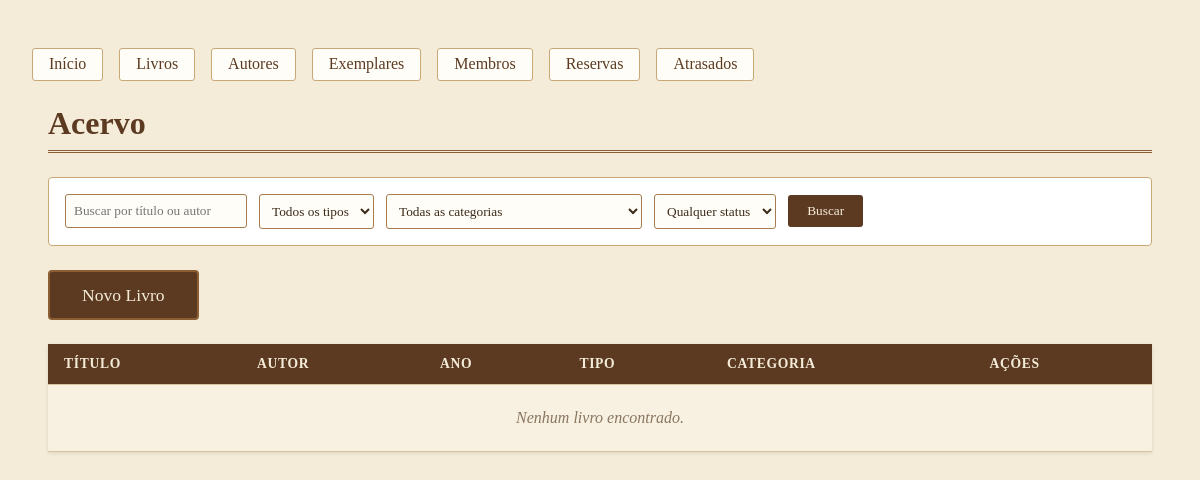
The page /livros/ on the database as committed earlier.
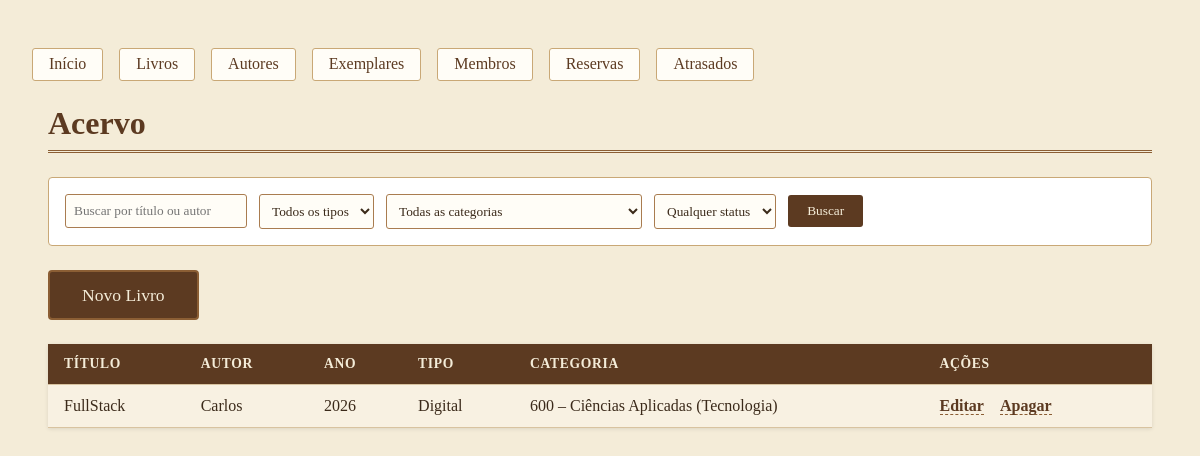
The same page on the database as committed later.
### acervo/models.py (models this page shows, shortened)
class Livro(models.Model):
    TIPO_CHOICES = [
        ('digital', 'Digital'),
        ('fisico', 'Físico'),
    ]
    CATEGORIA_CHOICES = [
        ('000', '000 – Generalidades e Informação'),
        ('100', '100 – Filosofia e Psicologia'),
        ('200', '200 – Religião e Teologia'),
        ('300', '300 – Ciências Sociais e Direito'),
        ('400', '400 – Linguística e Idiomas'),
        ('500', '500 – Ciências Puras (Exatas e Naturais)'),
        ('600', '600 – Ciências Aplicadas (Tecnologia)'),
        ('700', '700 – Artes e Recreação'),
        ('800', '800 – Literatura'),
        ('900', '900 – História e Geografia'),
    ]
    titulo = models.CharField(max_length=200)
    autor = models.ForeignKey(Autor, on_delete=models.CASCADE, related_name='livros')
    ano = models.IntegerField()
    tipo = models.CharField(max_length=10, choices=TIPO_CHOICES, default='fisico')
    categoria = models.CharField(max_length=3, choices=CATEGORIA_CHOICES, default='000')

class Autor(models.Model):
    nome = models.CharField(max_length=100)
    def __str__(self):
        return self.nome

### acervo/views.py (the view)
# urls.py: path('livros/', views.lista_livros, name='lista'),
def lista_livros(request):
    livros = Livro.objects.all()
    nome = request.GET.get('nome', '')
    tipo = request.GET.get('tipo', '')
    categoria = request.GET.get('categoria', '')
    status = request.GET.get('status', '')
    if nome:
        livros = livros.filter(Q(titulo__icontains=nome) | Q(autor__nome__icontains=nome))
    if tipo:
        livros = livros.filter(tipo=tipo)
    if categoria:
        livros = livros.filter(categoria=categoria)
    if status:
        livros = livros.filter(exemplares__status=status).distinct()
    return render(request, 'acervo/lista.html', {
        'livros': livros,
        'tipos': Livro.TIPO_CHOICES,
        'categorias': Livro.CATEGORIA_CHOICES,
        'filtro_nome': nome,
        'filtro_tipo': tipo,
        'filtro_categoria': categoria,
        'filtro_status': status,
    })

### acervo/templates/acervo/lista.html (shortened to what this page needs)
{% extends 'acervo/base.html' %}
{% block conteudo %}
<h1>Acervo</h1>
<form method="get">
    <input type="text" name="nome" placeholder="Buscar por título ou autor" value="{{ filtro_nome }}">
    <select name="tipo">
        <option value="">Todos os tipos</option>
    </select>
    <select name="categoria">
        <option value="">Todas as categorias</option>
    </select>
    <select name="status">
        <option value="">Qualquer status</option>
    </select>
    <button type="submit">Buscar</button>
</form>
<a href="{% url 'novo_livro' %}" class="botao-principal">Novo Livro</a>
<table>
    <tr>
        <th>Título</th><th>Autor</th><th>Ano</th><th>Tipo</th><th>Categoria</th><th>Ações</th>
    </tr>
    {% for livro in livros %}
    <tr>
        <td>{{ livro.titulo }}</td>
        <td>{{ livro.autor }}</td>
        <td>{{ livro.ano }}</td>
        <td>{{ livro.get_tipo_display }}</td>
        <td>{{ livro.get_categoria_display }}</td>
        <td>
            <a href="{% url 'editar_livro' livro.id %}">Editar</a>
            <a href="{% url 'apagar_livro' livro.id %}">Apagar</a>
        </td>
    </tr>
    {% empty %}
    <tr><td colspan="6">Nenhum livro encontrado.</td></tr>
    {% endfor %}
</table>
{% endblock %}

Rows that differ between the two databases and show on the page:
added Livro: titulo "FullStack", autor "Carlos", ano "2026", tipo "Digital", categoria "600 – Ciências Aplicadas (Tecnologia)"
Other text that changed with them:
text no longer shown: "Nenhum livro encontrado."
